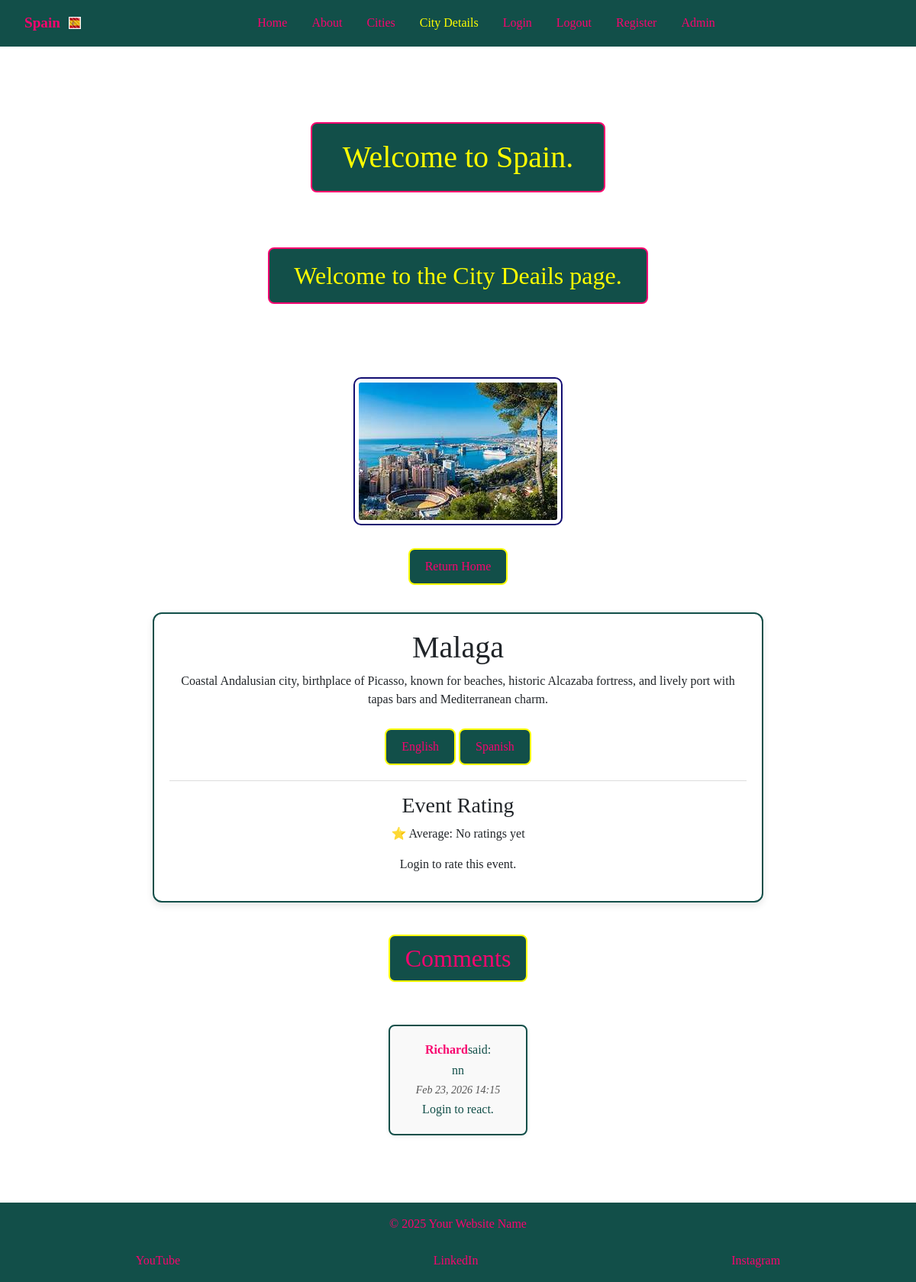
Screenshot of /city-details/3/ with the database file from the repository.
### espana_es/models.py (models this page shows, shortened)
class CardText(models.Model):
    title = models.CharField(max_length=30)
    content = models.TextField()
    image_name = models.CharField(
        max_length=20,
        help_text="Enter file name (eg 'Alciante.jpg)",
        default='default.jpg',
        blank=True
    )
    saved_by = models.ManyToManyField(User,
                                      related_name='saved_cards', blank=True)

class Comment(models.Model):
    card = models.ForeignKey(
        CardText,
        on_delete=models.CASCADE,
        related_name='comments',
        default=1
    )
    user = models.ForeignKey(User, on_delete=models.CASCADE)
    text = models.TextField()
    created_at = models.DateTimeField(auto_now_add=True)
    updated_at = models.DateTimeField(auto_now=True)

### espana_es/views.py (the view)
# urls.py: path('city-details/<int:pk>/', views.city_details, name='city-details'),
def city_details(request, pk):
    card = get_object_or_404(CardText, id=pk)
    lang = request.GET.get('lang', 'en')
    translation = card.translations.filter(language=lang).first()
    content = (
        translation.content
        if translation
        else card.content or 'Content coming soon.'
    )
    form = CommentForm(request.POST)
    if form.is_valid():
        comment = form.save(commit=False)
        comment.user = request.user
        comment.card = card
        comment.save()
        return redirect('city-details', pk=card.pk)
    else:
        form = CommentForm()
    comments = card.comments.all().order_by('created_at')
    average_rating = card.ratings.aggregate(avg=Avg('rating'))['avg']
    rating_count = card.ratings.count()
    user_rating = None
    if request.user.is_authenticated:
        user_rating = EventRating.objects.filter(
            card=card, user=request.user
        ).first()
    return render(request,
                  'city-details.html',
                  {'active_tab': 'city-details',
                   'card': card,
                   'content': content,
                   'comments': comments,
                   'form': form,
                   'lang': lang,
                   'average_rating': average_rating,
                   'rating_count': rating_count,
                   'user_rating': user_rating
                   })

### espana_es/templates/city-details.html (shortened to what this page needs)
{% extends 'base.html' %}
{% load static %}
{% load comment_tags %}
{% block body_class %}morph-page{% endblock %}
{% block morph_images %}
<div class="image-morph">
</div>
{% endblock %}
{% block content %}
<h2 class="color-h2">Welcome to the City Deails page.</h2>
<main class="card-detail-wrapper">
    <div class="card-detail">
        <img src="{% static 'images/' %}{{ card.image_name }}" alt="{{ card.title }}">
        <p>
            <a class="color-return" href="{% url 'index' %}">Return Home</a>
        </p>
        <div class="card-content-box">
            <h1>{{ card.title }}</h1>
            <p>{{ content }}</p>
            <div class="lang-switch">
                <a href="{% url 'city-details' pk=card.pk %}?lang=en">English</a>
                <a href="{% url 'city-details' pk=card.pk %}?lang=es">Spanish</a>
            </div>
            <div class="rating-box">
                <h3>Event Rating</h3>
                <p>
                    ⭐ Average:
                    {% if average_rating %}
                        {{ average_rating|floatformat:1 }}
                    {% else %}
                        No ratings yet
                    {% endif %}
                </p>
                {% if user.is_authenticated %}
                <form method='POST' class="star-form" data-url="{% url 'rate_card' pk=card.id %}">
                    {% csrf_token %}
                    <div class="star-rating">
                        {% for star in "12345"|make_list %}
                        <button type="button" name="rating" value="{{ star }}"
                        class="star-btn {% if user_rating and user_rating.rating == star|add:'0' %}slected{% endif %}">
                         ★
                    </button>
                    {% endfor %}
                    </div>
                    <small class="rating-msg">
                        {% if user_rating %}
                            Your rating: {{ user_rating.rating }}  ★ (click star to change)
                        {% else %}
                            Click star to rate card
                        {% endif %}
                    </small>
                </form>
                {% else %}
                <p>Login to rate this event.</p>
                {% endif %}
            </div>
        </div>
    </div>
    <div class="comments-section">
        <h2>Comments</h2>
        {% for comment in comments %}
        <div class="comment" data-id="{{ comment.id }}">
            <p><strong>{{ comment.user.username }}</strong>said:</p>
            <p>{{ comment.text }}</p>
            <small>{{ comment.created_at|date:"M d, Y H:i "}}</small>
            <div class="reaction-buttons">
                {% if user.is_authenticated %}
                <button class="like-btn" data-url="{% url 'toggle_reaction' comment.id 'like' %}">👍</button>
                <span class="like-count">{{ comment|reaction_count:"like" }}</span>
                <button class="dislike-btn" data-url="{% url 'toggle_reaction' comment.id 'dislike' %}">👎</button>
                <span class="dislike-count">{{ comment|reaction_count:"dislike" }}</span>
                {% else %}
                <p>Login to react.</p>
                {% endif %}
            </div>
        </div>
        {% empty %}
        <hr>
        <p class="no-comments">No Comments yer</p>
        {% endfor %}
    </div>
</main>
{% endblock %}

### espana_es/static/CSS/espana.css (style rules this page uses)
* { box-sizing: border-box; margin: 0; padding: 0; }
html, body { height: 100%; font-family: "Times New Roman", Times, serif; overflow-x: hidden; }
.morph-page { position: relative; min-height: 100vh; display: flex; flex-direction: column; }
.morph-page main { flex: 1; }
.image-morph { position: fixed; top: 0; left: 0; width: 100vw; height: 100vh; z-index: -1; }
main { flex: 1; display: flex; flex-direction: column; align-items: center; justify-content: flex-start; text-align: center; padding: 2rem 1rem; gap: 2rem; }
.color-h2 { color: yellow; text-align: center; margin: 0em auto 1em auto; padding: 0.5em 1em; border: 2px solid #f8046f; border-radius: 8px; background: #124f49; width: fit-content; }
a.color-return { text-align: center; margin: 0em auto; padding: 0.5em 1em; border: 2px solid #f8046f; border-radius: 8px; background: #124f49; color: #f8046f; text-decoration: none; }
.card-detail { display: flex; flex-direction: column; align-items: center; text-align: center; gap: 20px; max-width: 800px; }
.card-detail img { max-width: 100%; height: auto; border-radius: 10px; border: 2px solid #007BFF; padding: 5px; background-color: #fff; border: 2px solid #120d71; }
.card-content-box { background-color: #ffffff; border: 2px solid #124f49; border-radius: 12px; padding: 20px; box-shadow: 0 4px 10px rgba(0,0,0,0.1); width: 100%; box-sizing: border-box; min-width: 0; }
.card-detail a { display: inline-block; margin-top: 10px; padding: 10px 20px; background-color: #124f49; color: #f8046f; text-decoration: none; border-radius: 8px; transition: transform 0.2s, background-color 0.2s; border: 2px solid yellow; }
.rating-box { margin-top: 20px; padding-top: 15px; border-top: 1px solid #ddd; }
.comment { margin-bottom: 1em; padding: 0.75em 1em; background: #f9f9f9; border-radius: 8px; }
.comments-section h2 { display: inline-block; margin-top: 10px; padding: 10px 20px; background-color: #124f49; color: #f8046f; text-decoration: none; border-radius: 8px; transition: transform 0.2s, background-color 0.2s; border: 2px solid yellow; }
.comment { margin-bottom: 1.5em; margin-top: 3rem; padding: 1em; background: #f9f9f9; border: 2px solid #124f49; border-radius: 8px; box-shadow: 0 2px 6px rgba(0,0,0,0.05); }
.comment p { margin: 0.25em 0; color: #124f49; line-height: 1.4; }
.comment p strong { color: #f8046f; font-weight: bold; }
.comment small { color: #555; font-style: italic; display: block; margin-top: 0.3em; }

### rows the page displays
CardText: image_name (picture), title "Malaga", content "Coastal Andalusian city, birthplace of Picasso, known for beaches, historic Alcazaba fortress, and lively port with tapas bars and Mediterranean charm."
Comment: user.username "Richard", text "nn", created_at "Feb 23, 2026 14:15"
